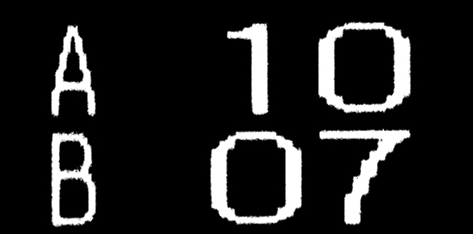
//> input picture Exercises/bloblib/cvblobs8.3_linux/testBlobs/blob.jpg, 473 x 234 px
$ ./main ../Exercises/bloblib/cvblobs8.3_linux/testBlobs/blob.jpg   (built with g++ and OpenCV 4)
//> lines starting //> are read from the running program, lines starting //| are printed output that depends on the picture; after the words box and inside, x2 and y2 are one past the last pixel; in counts of white or black regions, pixels touching at a corner belong together
### Final/TemplateMatch.h
#include <cv.h>
#include <highgui.h>


// Defines
#define TEMPLATE_0_TO_9_FILE "/home/jong/Desktop/templates/new_template_0_to_9.png"
#define TEMPLATE_A_TO_Z_FILE "/home/jong/Desktop/templates/new_template_A_to_Z.png"

#define TEMPLATE_0_TO_9 0
#define TEMPLATE_A_TO_Z 1

#define TEMPLATE_X_COORD_DIFF_THRESHOLD 4
#define MATCH_CONFIDENCE_THRESHOLD      40
#define MATCH_DIFF_THRESHOLD            4
#define MATCH_DISP_THRESHOLD            40
#define CONTOUR_WIDTH_THRESHOLD         10
#define CONTOUR_HEIGHT_THRESHOLD        10
#define CONTOUR_AREA_THRESHOLD          500


// Custom Data Types
typedef struct _TplmFindMatchInfo {
    int    match;
    double confidence;
} TplmFindMatchInfo;

typedef struct _TplmMatchInfo {
    int    match;
    int    x_coord;
    int    y_coord;
    int    width;
    int    height;
    double confidence;
} TplmMatchInfo;


// Function Declarations
int               tplm_cmpMatchInfo(const void*, const void*);
bool              tplm_is_valid_contour(CvSeq*);
void              tplm_initialize(void);
void              tplm_destroy(void);
void              tplm_findMatches(IplImage*);
void              tplm_sortMatches(TplmMatchInfo*, int);
TplmFindMatchInfo tplm_findMatch(int, IplImage*);

### Final/TemplateMatch.cpp
#include <stdio.h>
#include <TemplateMatch.h>


// Globals
IplImage*   G_template_images[2]           = {NULL, NULL};
const char* G_template_files[2]            = {TEMPLATE_0_TO_9_FILE, TEMPLATE_A_TO_Z_FILE};
int         G_template_valid_coords[2][10] = {{0, 44, 77, 120, 163, 206, 250, 299, 344, 389},
                                              {0, 44, 77, 120, 163, 206, 250, 299, 344, 389}};

// [54 lines left out: functions tplm_cmpMatchInfo, tplm_sortMatches, not called in this run]

void tplm_initialize(void) {
    // Load the template images and binarize
    int num_templates = sizeof(G_template_files) / sizeof(char*);

    for(int template_idx = 0; template_idx < num_templates; template_idx++) {
        G_template_images[template_idx] = cvLoadImage(G_template_files[template_idx], 0);
        cvThreshold(G_template_images[template_idx], G_template_images[template_idx], 90, 255, CV_THRESH_BINARY_INV);
    }
}

// [8 lines left out: function tplm_destroy, not called in this run]

bool tplm_is_valid_contour(CvSeq* p_contour) {
    bool   valid = true;
    CvRect rect  = cvBoundingRect(p_contour);
    int    area  = rect.width * rect.height;

    //printf("%d %d %d %d %d\n", rect.x, rect.y, rect.width, rect.height, area);

    if ((rect.width  <= CONTOUR_WIDTH_THRESHOLD)  or
        (rect.height <= CONTOUR_HEIGHT_THRESHOLD) or
        (area        < CONTOUR_AREA_THRESHOLD)) {
        valid = false;
    }

    return(valid);
}

TplmFindMatchInfo tplm_findMatch(int p_template, IplImage* p_target_img) {
    // Get the template image
    IplImage* template_img = G_template_images[p_template];

    // Get image dimensions
    int template_img_width  = template_img->width;
    int template_img_height = template_img->height;
    int target_img_width    = p_target_img->width;
    int target_img_height   = p_target_img->height;
    int result_img_width    = template_img_width  - target_img_width  + 1;
    int result_img_height   = template_img_height - target_img_height + 1;

    // Resize the target image to match template image
    IplImage* resized_target_img;

    if (template_img_height != target_img_height) {
        // Just do a simple ratio and proportion calculation
        target_img_width  = (target_img_width * template_img_height) / target_img_height;
        target_img_height = template_img_height;
        result_img_width  = template_img_width  - target_img_width  + 1;
        result_img_height = template_img_height - target_img_height + 1;

        CvSize resized_target_img_size = cvSize(target_img_width, target_img_height);

        resized_target_img = cvCreateImage(resized_target_img_size, p_target_img->depth, p_target_img->nChannels);

        cvResize(p_target_img, resized_target_img);
    }
    else {
        resized_target_img = cvCloneImage(p_target_img);
    }

    int     template_match = -1;
    CvPoint minloc;
    CvPoint maxloc;
    double  minval;
    double  maxval;

    if ((result_img_width > 0) and (result_img_height > 0)) {
        // Find a match of the target image from the template image
        CvSize result_img_size = cvSize(result_img_width, result_img_height);
        IplImage* result_img   = cvCreateImage(result_img_size, 32, 1);

        cvMatchTemplate(template_img, resized_target_img, result_img, CV_TM_CCOEFF_NORMED);

        cvMinMaxLoc(result_img, &minval, &maxval, &minloc, &maxloc, 0);

        int* template_x_pos     = G_template_valid_coords[p_template];
        int  percent_confidence = (int)(maxval * 100);

        if (percent_confidence > MATCH_CONFIDENCE_THRESHOLD) {
            // Find the max x coordinates that matches the template
            for(int pos_idx = 0; pos_idx <= 9; pos_idx++) {
                int diff = abs(maxloc.x - template_x_pos[pos_idx]);

                if (diff <= TEMPLATE_X_COORD_DIFF_THRESHOLD) {
                    template_match = pos_idx;
                    break;
                }
            }
        }

        //printf("Matching Template is %d, minval=%f, maxval=%f\n", template_match, minval, maxval);
    }

    // Clean up
    cvReleaseImage(&resized_target_img);

    TplmFindMatchInfo match_info;
    match_info.match      = template_match;
    match_info.confidence = maxval;

    return(match_info);
}

void tplm_findMatches(IplImage* p_source_img) {
    IplImage*     clone_source_img = cvCloneImage(p_source_img);
    CvSeq*        contours         = NULL;
    CvMemStorage* storage          = cvCreateMemStorage(0);

    int match_info_idx = 0;
    TplmMatchInfo match_info_array[250];

    //cvNamedWindow("debug");

    // Find and process contours
    cvFindContours(clone_source_img, storage, &contours, sizeof(CvContour), CV_RETR_CCOMP);

    for(; contours != 0; contours = contours->h_next) {
        // Validate contour
        bool valid_contour = tplm_is_valid_contour(contours);

        if (valid_contour == false) {
            continue;
        }

        // Get image region for template matching
        CvRect rect         = cvBoundingRect(contours);
        CvSize roi_img_size = cvSize(rect.width, rect.height);

        cvSetImageROI(p_source_img, rect);

        IplImage *roi_img = cvCreateImage(roi_img_size, p_source_img->depth, p_source_img->nChannels);

        cvCopy(p_source_img, roi_img, NULL);

        TplmFindMatchInfo find_info = tplm_findMatch(TEMPLATE_0_TO_9, roi_img);

        match_info_array[match_info_idx].match      = find_info.match;
        match_info_array[match_info_idx].x_coord    = rect.x;
        match_info_array[match_info_idx].y_coord    = rect.y;
        match_info_array[match_info_idx].width      = rect.width;
        match_info_array[match_info_idx].height     = rect.height;
        match_info_array[match_info_idx].confidence = find_info.confidence;
        match_info_idx++;

        //printf("m=%d, x=%d, y=%d, w=%d, h=%d, c=%f\n", find_info.match, rect.x, rect.y, rect.width, rect.height, find_info.confidence);

        //cvShowImage("debug", roi_img);
        //cvWaitKey(0);

        cvReleaseImage(&roi_img);

        cvResetImageROI(p_source_img);
    }

    // Sort matches
    tplm_sortMatches(match_info_array, match_info_idx);

    // Clean up
    cvReleaseMemStorage(&storage);

    cvReleaseImage(&clone_source_img);

    //cvDestroyWindow("debug");
}

### Final/main.cpp
#include <stdio.h>
#include <TemplateMatch.h>


int main(int argc, char** argv) {
    char *lotto_ticket_img_file = argv[1];

    // Load ticket and lotto image files
    IplImage* lotto_ticket_img = cvLoadImage(lotto_ticket_img_file, 0);
//> lotto_ticket_img is the input picture: 234 rows x 473 cols, CV_8UC1; min 0, max 255, mean 31

    if (lotto_ticket_img == NULL) {
        return(1);
    }

    // Pre-process lotto ticket image
    cvThreshold(lotto_ticket_img, lotto_ticket_img, 90, 255, CV_THRESH_BINARY_INV);
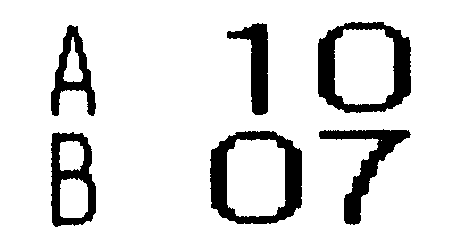
//> lotto_ticket_img: 234 rows x 473 cols, CV_8UC1; 87.1% white; 6 black regions
    //cvSmooth(lotto_ticket_img, lotto_ticket_img, CV_GAUSSIAN, 3, 0, 0, 0);
    //cvErode(lotto_ticket_img, lotto_ticket_img, NULL, 1);
    //cvDilate(lotto_ticket_img, lotto_ticket_img, NULL, 1);

    // Find template match
    tplm_initialize();
//> new_template_0_to_9.png cannot be read in this run, so this picture is empty
//> in tplm_initialize, `G_template_images[template_idx] = cvLoadImage(G_template_files[templat..`: G_template_images = 2 items
    tplm_findMatches(lotto_ticket_img);
//> in tplm_findMatches, `cvFindContours(clone_source_img, storage, &contours, sizeof(CvContour)..`:
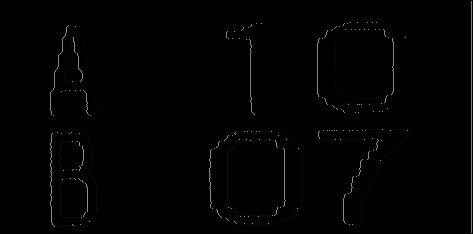
//> clone_source_img: 234 rows x 473 cols, CV_8UC1; min 0, max 142, mean 2.4
//> in tplm_findMatches, `cvFindContours(clone_source_img, storage, &contours, sizeof(CvContour)..`: contours = 7 contours, 1 with area under 20; largest, box (x1, y1, x2, y2) and area: (1, 1, 472, 233) 108570, (227, 139, 286, 217) 4020, (334, 29, 394, 105) 3994, (60, 178, 88, 218) 969, (59, 141, 84, 171) 604, (63, 37, 83, 82) 422
//> (the run ends here: the program crashes, at `int template_img_width  = template_img->width;`)
